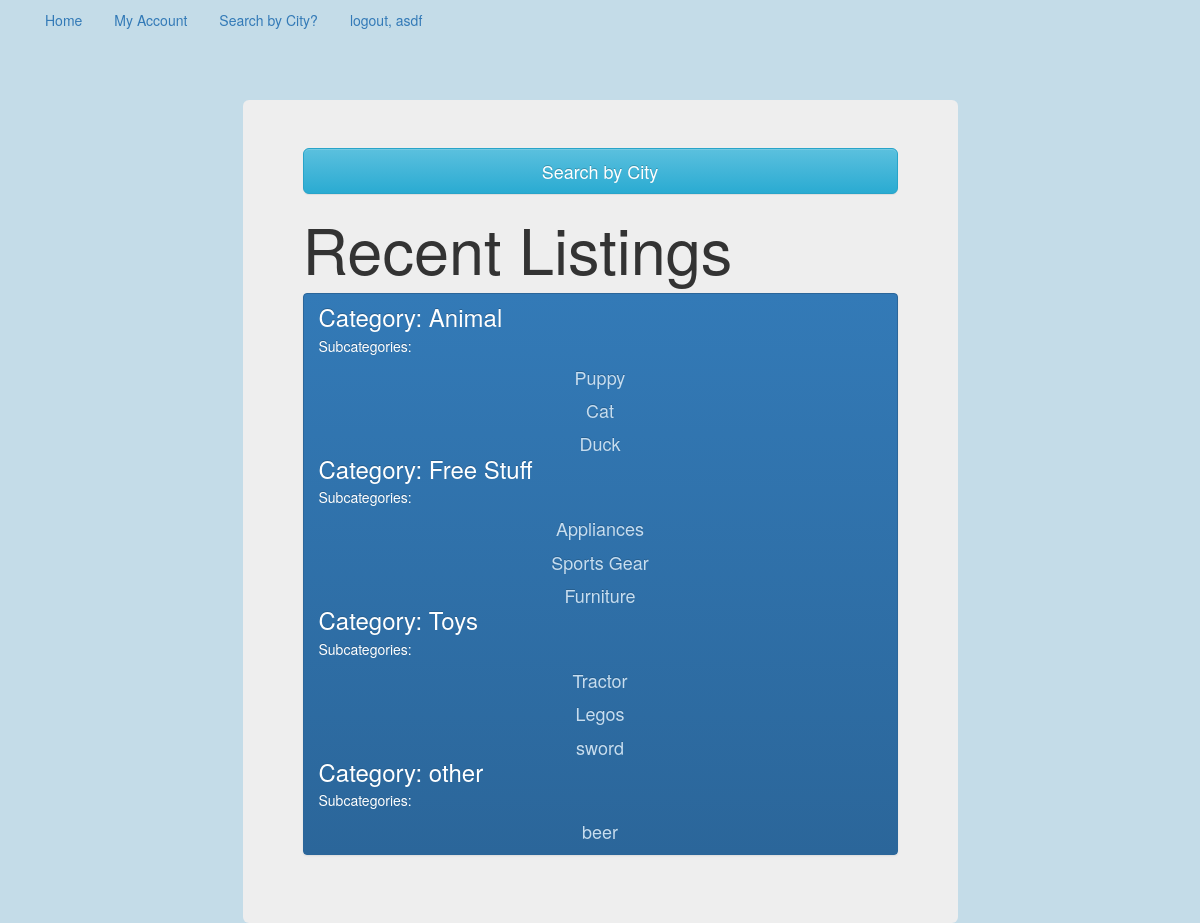
The app's page / (signed in) with its own data.
### app/models.py (models this page shows)
class Category(models.Model):
    name = models.CharField(max_length=30)
    city = models.ForeignKey(City)
    def __str__(self):
        return self.name
    class Meta:
        verbose_name_plural = "Categories"

class SubCategory(models.Model):
    name = models.CharField(max_length=30)
    category = models.ForeignKey(Category)
    objects = SubCategoryManager()
    def __str__(self):
        return self.name
    class Meta:
        verbose_name_plural = "SubCategories"

### app/views.py (the view)
# urls.py: url(r'^$', MainView.as_view(), name="main_view"),
class MainView(TemplateView):
    template_name = 'index.html'
    def get_context_data(self, **kwargs):
        context = super(MainView, self).get_context_data(**kwargs)
        context['categories'] = Category.objects.all()
        return context

### templates/index.html
{% extends 'base.html' %}
{% block content %}
<br><br><br>
    <div class="jumbotron">
        <p><a class="btn btn-info btn-lg btn-block" href="{% url 'city_list_view' %}" role="button">Search by City</a></p>
        <h1>Recent Listings</h1>
    <div class="postcontainer">
        <div class="list-group">
            <a href="#" class="list-group-item active">
            {% for cat in categories %}
                <li><h3 h4 class="list-group-item-heading">Category: {{ cat }}</h3>
                    <li>Subcategories: </li>
                    <ul>
                        {% for sub in cat.subcategory_set.all %}
                            <li><h4 class="list-group-item-text">{{ sub }}</h4></li>
                        {% endfor %}
                    </ul>
                </li>
            {% endfor %}
            </a>
        </div>
    </div>
    </div>
{% endblock %}

### templates/base.html (shortened to what this page needs)
{% load staticfiles %}
<!DOCTYPE html>
<html lang="en">
<head>
    <link rel="stylesheet" href="https://maxcdn.bootstrapcdn.com/bootstrap/3.3.6/css/bootstrap.min.css">
    <link rel="stylesheet" href="https://maxcdn.bootstrapcdn.com/bootstrap/3.3.6/css/bootstrap-theme.min.css">
    <link rel="stylesheet" type="text/css" href="static/styles.css">
</head>
<body>
<div class="container">
<ul class="nav nav-pills">
    {% if request.user.is_authenticated %}
    <li role="presentation"><a href="{% url 'main_view' %}">Home</a></li>
    <li role="presentation"><a href="{% url 'my_account_view' user.id %}">My Account</a></li>
    <li role="presentation"><a href="{% url 'city_list_view' %}">Search by City?</a></li>
    <li role="presentation"><a href="{% url 'logout_view' %}">logout, {{ request.user }}</a></li>
    {% else %}
    <li role="presentation"><a href="{% url 'main_view' %}">Home</a></li>
    <li role="presentation"><a href="{% url 'create_user_view' %}">Registration</a></li>
    <li role="presentation"><a href="{% url 'login_view' %}">login fool</a></li>
    {% endif %}
</ul>
    {% block content %}
    {% endblock %}
</div>
</body>
</html>

### app/static/styles.css (style rules this page uses)
.postcontainer ul li { display: inline; text-align: center; }
.postcontainer ul { margin: 0; padding: 0; list-style-type: none; text-align: center; }
.container { list-style: none; }
.jumbotron { width: 715px; margin: auto; }
body { background-color: #c4dce8; }

### records on screen
Category: name "Animal"
SubCategory: name "Puppy"
SubCategory: name "Cat"
SubCategory: name "Duck"
Category: name "Free Stuff"
SubCategory: name "Appliances"
SubCategory: name "Sports Gear"
SubCategory: name "Furniture"
Category: name "Toys"
SubCategory: name "Tractor"
SubCategory: name "Legos"
SubCategory: name "sword"
Category: name "other"
SubCategory: name "beer"

### other values on screen
{{ request.user }} "asdf"
